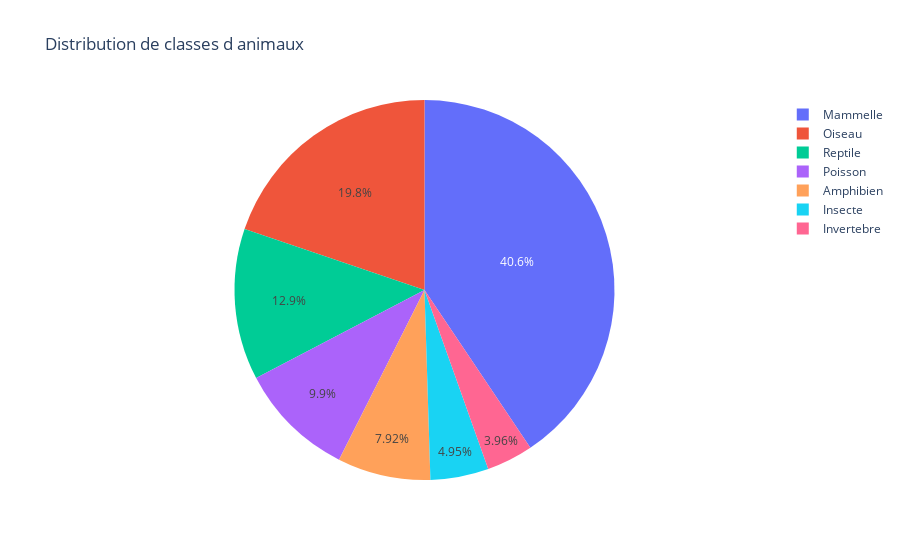

Write notebook code for a chart like this one.
### Code cell
labels = ["Mammelle","Oiseau","Reptile","Poisson","Amphibien","Insecte","Invertebre"]
values = df2['class_type'].value_counts().tolist()
px.pie(df, values=values, names=labels, title="Distribution de classes d animaux")

### Figure 1 — Plotly figure (JSON) as saved in the notebook; plotly's stock layout.template omitted (floating-point values rounded to 4 significant figures)
{"data": [{"domain": {"x": [0, 1], "y": [0, 1]}, "hovertemplate": "label=%{label}<br>value=%{value}<extra></extra>", "labels": ["Mammelle", "Oiseau", "Reptile", "Poisson", "Amphibien", "Insecte", "Invertebre"], "legendgroup": "", "name": "", "showlegend": true, "type": "pie", "values": [41, 20, 13, 10, 8, 5, 4]}], "layout": {"legend": {"tracegroupgap": 0}, "title": {"text": "Distribution de classes d animaux"}}}
